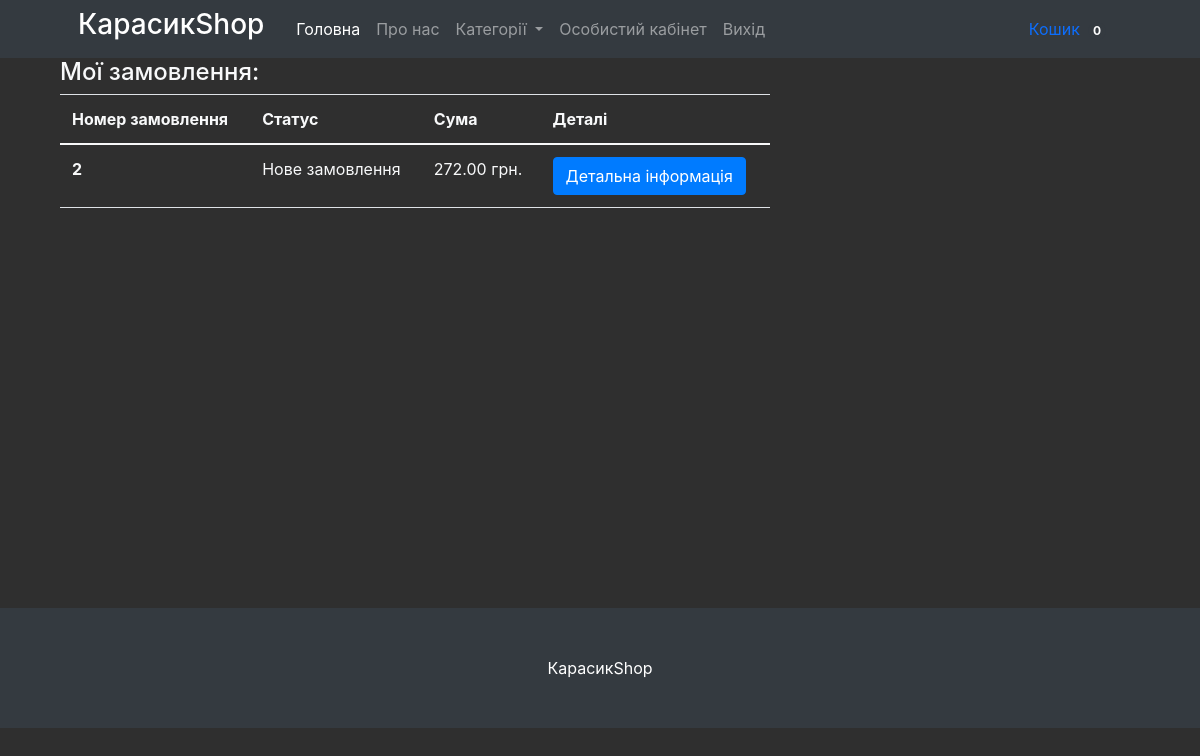
/profile/ (signed in), run on the app's committed database.
### mainapp/models.py (models this page shows, shortened)
class Cart(models.Model):
    owner = models.ForeignKey('Customer', null=True, verbose_name='Власник', on_delete=models.CASCADE)
    products = models.ManyToManyField(CartProduct, blank=True, related_name='related_cart')
    total_products = models.PositiveIntegerField(default=0)
    final_price = models.DecimalField(max_digits=9, default=0, decimal_places=2, verbose_name='Загальна ціна')
    in_order = models.BooleanField(default=False)
    for_anonymous_user = models.BooleanField(default=False)

class Order(models.Model):
    STATUS_NEW = 'new'
    STATUS_IN_PROGRESS = 'in_progress'
    STATUS_READY = 'is_ready'
    STATUS_COMPLETED = 'completed'
    STATUS_CANCELED = 'canceled'
    BUYING_TYPE_SELF = 'self'
    BUYING_TYPE_DELIVERY = 'delivery'
    STATUS_CHOICES = (
        (STATUS_NEW, 'Нове замовлення'),
        (STATUS_IN_PROGRESS, 'Замовлення в оброці'),
        (STATUS_READY, 'Замовлення готове'),
        (STATUS_COMPLETED, 'Замовленння виконане'),
        (STATUS_CANCELED, 'Замовлення скасовано')
    )
    BUYING_TYPE_CHOICES = (
        (BUYING_TYPE_SELF, 'Самовивіз'),
        (BUYING_TYPE_DELIVERY, 'Доставка')
    )
    customer = models.ForeignKey(Customer, verbose_name='Покупець', related_name='related_orders', on_delete=models.CASCADE)
    first_name = models.CharField(max_length=255, verbose_name="Ім'я")
    last_name = models.CharField(max_length=255, verbose_name='Прізвище')
    phone = models.CharField(max_length=20, verbose_name='Телефон')
    cart = models.ForeignKey(Cart, verbose_name='Кошик', on_delete=models.CASCADE, null=True, blank=True)
    address = models.CharField(max_length=1024, verbose_name='Адреса', null=True, blank=True)
    status = models.CharField(
        max_length=100,
        verbose_name='Статус замовлення',
        choices=STATUS_CHOICES,
        default=STATUS_NEW
    )
    buying_type = models.CharField(
        max_length=100,
        verbose_name='Тип замовлення',
        choices=BUYING_TYPE_CHOICES,
        default=BUYING_TYPE_SELF
    )
    comment = models.TextField(verbose_name='Комментар щодо замовлення', null=True, blank=True)
    created_at = models.DateTimeField(auto_now=True, verbose_name='Дата створення замовлення')

### mainapp/views.py (the view)
# urls.py: path('profile/', ProfileView.as_view(), name='profile'),
class ProfileView(CartMixin, View):
    def get(self, request, *args, **kwargs):
        customer = Customer.objects.get(user=request.user)
        categories = Category.objects.all()
        context = {
            'customer': customer,
            'categories': categories,
            'cart': self.cart,
        }
        return render(request, 'profile.html', context)

### mainapp/mixins.py (called while the page is built)
    def dispatch(self, request, *args, **kwargs):
        if request.user.is_authenticated:
            customer = Customer.objects.filter(user=request.user).first()
            if not customer:
                customer = Customer.objects.create(
                    user=request.user
                )
            cart = Cart.objects.filter(owner=customer, in_order=False).first()
            if not cart:
                cart = Cart.objects.create(owner=customer)
        else:
            cart = Cart.objects.filter(for_anonymous_user=True).first()
            if not cart:
                cart = Cart.objects.create(for_anonymous_user=True)
        self.cart = cart
        return super().dispatch(request, *args, **kwargs)

### mainapp/models.py (called while the page is built)
    def get_absolute_url(self):
        return reverse('category_detail', kwargs={'slug': self.slug})

    def get_absolute_url(self):
        return reverse('product_detail', kwargs={'slug': self.slug})

### mainapp/templates/profile.html (shortened to what this page needs)
{% extends 'base.html' %}
{% block content %}
    <div class="container text-light">
        <div class="col-8">
        <h4>Мої замовлення:</h4>
            <div class="tab-content" id="nav-tabContent">
                <div class="tab-pane fade show active" id="list-orders" role="tabpanel"
                     aria-labelledby="list-orders-list">
                    <table class="table text-light">
                        <thead>
                        <tr>
                            <th scope="col">Номер замовлення</th>
                            <th scope="col">Статус</th>
                            <th scope="col">Сума</th>
                            <th scope="col">Деталі</th>
                        </tr>
                        </thead>
                        <tbody class="text-light">
                        {% for order in customer.orders.all %}
                            <tr>
                                <th scope="row">{{ order.id }}</th>
                                <td>{{ order.get_status_display }}</td>
                                <td>{{ order.cart.final_price }} грн.</td>
                                <td>
                                    <button type="button" class="btn btn-primary" data-bs-toggle="modal"
                                            data-bs-target="#orderDetails-{{ order.id }}">Детальна інформація
                                    </button>
                                </td>
                            </tr>
                        {% endfor %}
                        </tbody>
                    </table>
                </div>
            </div>
        </div>
    </div>
{% endblock content %}

### mainapp/templates/base.html (shortened to what this page needs)
{% load static %}
<!DOCTYPE html>
<html lang="uk">
<head>
    <link href='{% static "bootstrap/bootstrap.min.css" %}' rel="stylesheet"/>
    <link rel="stylesheet" href="https://cdn.jsdelivr.net/npm/@fancyapps/ui@4.0/dist/fancybox.css"/>
    <link href="https://cdnjs.cloudflare.com/ajax/libs/twitter-bootstrap/4.1.2/css/bootstrap.min.css" rel="stylesheet"/>
    <link href="https://cdn.jsdelivr.net/npm/slick-carousel@1.8.1/slick/slick.css" rel="stylesheet"/>
    <link href="https://cdnjs.cloudflare.com/ajax/libs/fancybox/3.3.5/jquery.fancybox.min.css" rel="stylesheet"/>
</head>
<body>
<nav class="navbar navbar-expand-lg navbar-dark bg-dark">
    <div class="container px-4 px-lg-5">
        <a href="/"><h3 class="title"><span>КарасикShop</span></h3></a>
        <div class="collapse navbar-collapse" id="navbarSupportedContent">
            <ul class="navbar-nav me-auto mb-2 mb-lg-0 ms-lg-4">
                <li class="nav-item">
                    <a class="nav-link active" aria-current="page" href="{% url 'index' %}">
                        Головна
                    </a>
                </li>
                <li class="nav-item"><a class="nav-link" href="{% url 'about' %}">Про нас</a></li>
                <li class="nav-item dropdown">
                    <a class="nav-link dropdown-toggle" id="navbarDropdown" href="#" role="button"
                       data-bs-toggle="dropdown" aria-expanded="false">
                        Категорії
                    </a>
                </li>
                {% if request.user.is_authenticated %}
                    <li class="nav-item">
                        <a class="nav-link" href="{% url 'profile' %}">Особистий кабінет</a>
                    </li>
                    <li class="nav-item">
                        <a class="nav-link" href="{% url 'logout' %}">Вихід</a>
                    </li>
                {% endif %}
            </ul>
            <a class="nav-link" href="{% url 'cart' %}">
                Кошик
                <span class="badge bg-dark text-white ms-1 rounded-pill">{{ cart.products.count }}</span>
            </a>
        </div>
    </div>
</nav>
{% block content %}{% endblock content %}
<footer class="py-5 bg-dark" style="margin-top: 400px;">
    <div class="container"><p class="m-0 text-center text-white">КарасикShop</p></div>
</footer>
</body>
</html>

### mainapp/templates/base.html (style rules this page uses)
body { background-color: #242424f2; }
.title { color: white; }

### data on the page
Cart: products.count "0"
Order: id "2", status "Нове замовлення", cart.final_price "272.00"
